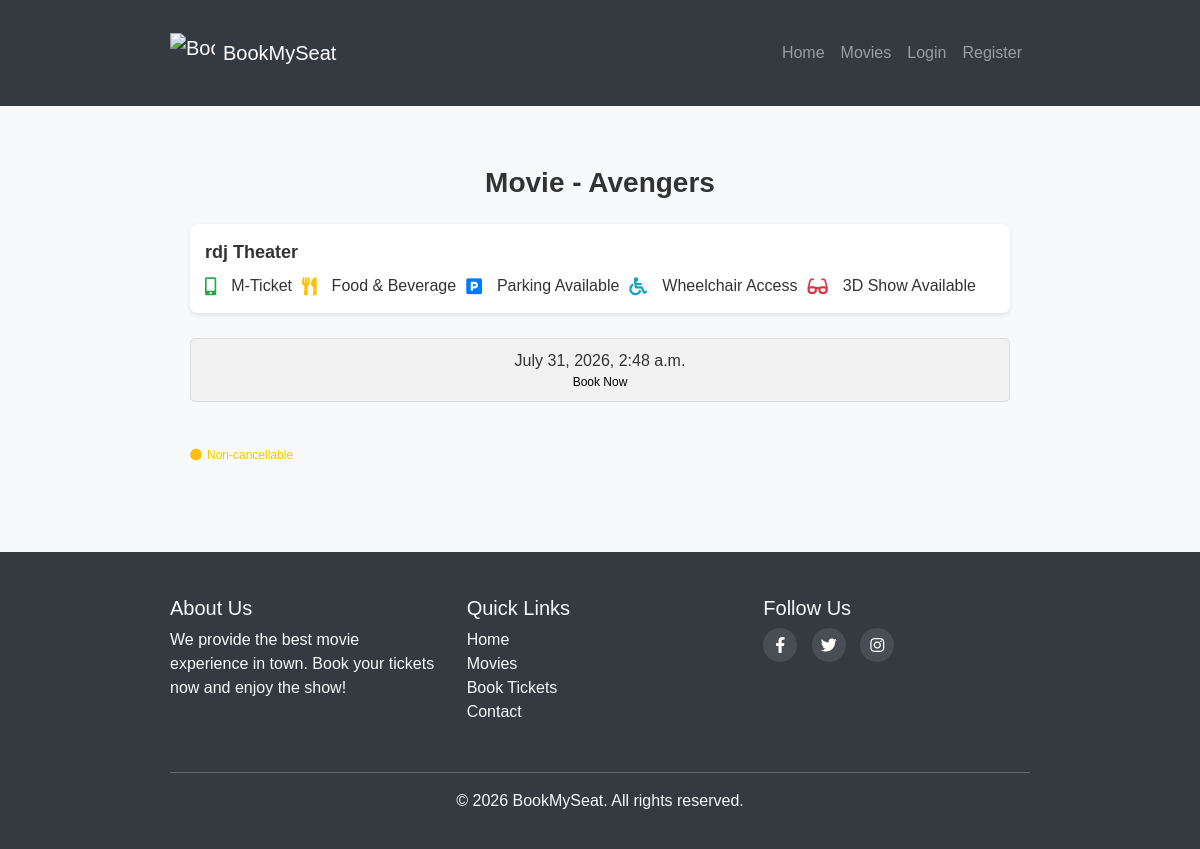
/movies/1/theaters, run on the app's committed database.
### movies/models.py (models this page shows, shortened)
class Movie(models.Model):
    name = models.CharField(max_length=255)
    image = models.ImageField(upload_to="movies/")
    rating = models.DecimalField(max_digits=3, decimal_places=1)
    cast = models.TextField()
    description = models.TextField(blank=True, null=True)  # optional

class Theater(models.Model):
    name = models.CharField(max_length=255)
    movie = models.ForeignKey(Movie, on_delete=models.CASCADE, related_name='theaters')
    time = models.DateTimeField()

### movies/views.py (the view)
# urls.py: path('<int:movie_id>/theaters',views.theater_list,name='theater_list'),
def theater_list(request,movie_id):
    movie = get_object_or_404(Movie,id=movie_id)
    theater=Theater.objects.filter(movie=movie)
    return render(request,'movies/theater_list.html',{'movie':movie,'theaters':theater})

### templates/movies/theater_list.html (shortened to what this page needs)
{% extends "users/basic.html" %}
{% block content %}
<link rel="stylesheet" href="https://cdnjs.cloudflare.com/ajax/libs/font-awesome/5.15.3/css/all.min.css">
  <body>
    <div class="container">
      <div class="movie-title">Movie - {{ movie.name }}</div>
      {% if theaters %}
        {% for theater in theaters %}
        <div class="theatre-info">
          <div>
            <strong>{{ theater.name }} Theater</strong>
            <div class="info-icons mt-2">
              <i class="fas fa-mobile-alt text-success"></i> M-Ticket
              <i class="fas fa-utensils text-warning ms-3"></i> Food & Beverage
              <i class="fas fa-parking text-primary ms-3"></i> Parking Available
              <i class="fas fa-wheelchair text-info ms-3"></i> Wheelchair Access
              <i class="fas fa-glasses text-danger ms-3"></i> 3D Show Available
            </div>
          </div>
        </div>
        <div class="show-times">
          <div class="time-box">
            {{ theater.time }}
            <a href="{% url 'book_seats' theater.id %}">
              <span>Book Now</span>
            </a>
          </div>
        </div>
        {% endfor %}
      {% else %}
        <div class="no-theaters mt-4">
          <p>Sorry, no theaters are available for this movie at the moment.</p>
        </div>
      {% endif %}
      <div class="non-cancellable mt-4">
        <i class="fas fa-circle text-warning"></i> Non-cancellable
      </div>
    </div>
  </body>
{% endblock %}

### templates/movies/theater_list.html (style rules this page uses)
body { font-family: Arial, sans-serif; background-color: #f8f9fa; color: #333; margin: 0; padding: 0; }
.container { padding: 20px; max-width: 900px; margin: 0 auto; }
.movie-title { font-size: 28px; font-weight: bold; text-align: center; margin-bottom: 20px; }
.theatre-info { display: flex; justify-content: space-between; align-items: center; padding: 15px; background-color: #fff; border-radius: 8px; box-shadow: 0 2px 5px rgba(0, 0, 0, 0.1); margin-bottom: 15px; flex-wrap: wrap; }
.theatre-info strong { font-size: 18px; flex: 1; }
.info-icons { display: flex; flex-wrap: wrap; align-items: center; justify-content: flex-start; gap: 10px; margin-top: 10px; flex: 2; }
.info-icons i { margin-right: 5px; font-size: 18px; }
.show-times { display: flex; justify-content: space-between; padding: 10px 0; flex-wrap: wrap; }
.time-box { border: 1px solid #ddd; border-radius: 5px; padding: 10px 20px; text-align: center; background-color: #f1f1f1; margin-bottom: 10px; flex: 1; min-width: 100px; transition: transform 0.3s ease, background-color 0.3s ease; }
.time-box span { display: block; font-size: 12px; color: black; }
.non-cancellable { color: #ffc107; font-size: 12px; margin-top: 20px; display: flex; align-items: center; }
.non-cancellable i { margin-right: 5px; }

### data on the page
Movie: name "Avengers"
Theater: name "rdj", time "July 31, 2026, 2:48 a.m."
